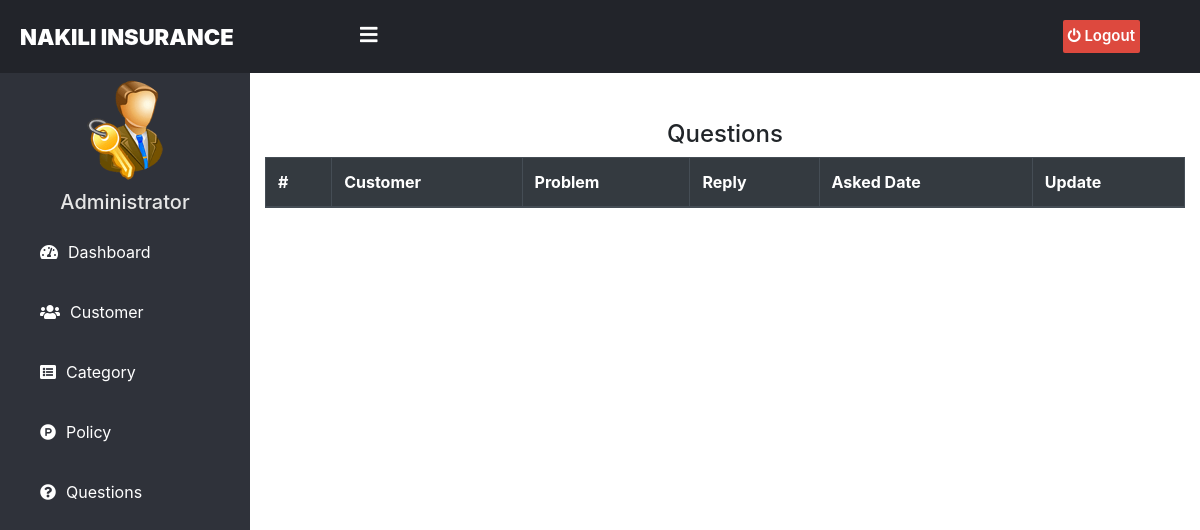
The page /admin-question on the database as committed earlier.
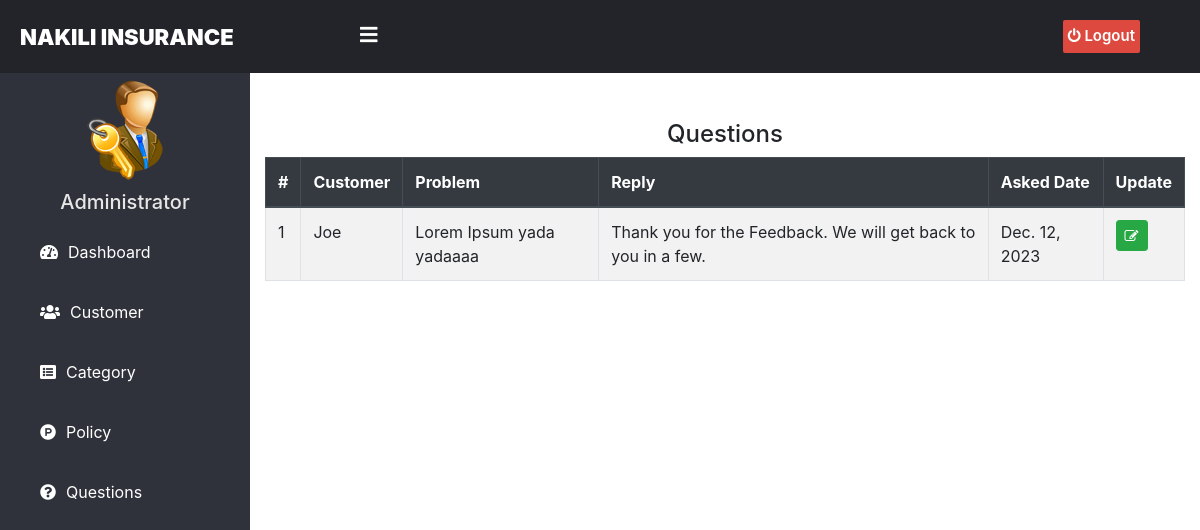
The same page on the database as committed later.
### insurance/models.py (models this page shows, shortened)
class Question(models.Model):
    customer= models.ForeignKey(Customer, on_delete=models.CASCADE)
    description =models.CharField(max_length=500)
    admin_comment=models.CharField(max_length=200,default='Nothing')
    asked_date =models.DateField(auto_now=True)

### customer/models.py (models this page shows, shortened)
class Customer(models.Model):
    user=models.OneToOneField(User,on_delete=models.CASCADE)
    profile_pic= models.ImageField(upload_to='profile_pic/Customer/',null=True,blank=True)
    address = models.CharField(max_length=40)
    mobile = models.CharField(max_length=20,null=False)
    def __str__(self):
        return self.user.first_name

### insurance/views.py (the view)
# urls.py: path('admin-question', views.admin_question_view,name='admin-question'),
def admin_question_view(request):
    questions = models.Question.objects.all()
    return render(request,'insurance/admin_question.html',{'questions':questions})

### templates/insurance/admin_question.html (shortened to what this page needs)
{% extends 'insurance/adminbase.html' %}
{% block content %}
{%load static%}
<head>
  <link href="http://netdna.bootstrapcdn.com/bootstrap/4.0.0-beta/css/bootstrap.min.css" rel="stylesheet">
    <link rel="stylesheet" href="https://maxcdn.bootstrapcdn.com/bootstrap/4.4.1/css/bootstrap.min.css">
    <link href="https://maxcdn.bootstrapcdn.com/font-awesome/4.3.0/css/font-awesome.min.css" rel="stylesheet">
</head>
<div class="container">
  <div class="panel panel-primary">
    <div class="panel-heading">
      <h4 class="text-center">Questions</h4>
    </div>
    <table class="table table-hover table-bordered table-striped" id="dev-table">
      <thead class="thead-dark">
        <tr>
            <th>#</th>
          <th>Customer</th>
          <th> Problem</th>
          <th> Reply</th>
          <th> Asked Date</th>
             <th>Update</th>
        </tr>
      </thead>
      {% for t in questions %}
      <tr>
        <td> {{ forloop.counter }}</td>
        <td> {{t.customer}}</td>
        <td> {{t.description}}</td>
        <td> {{t.admin_comment}}</td>
        <td> {{t.asked_date}}</td>
        <td><a class="btn btn-success btn-sm" href="{% url 'update-question' t.id  %}"><span class="fa fa-edit"></span></a></td>
      </tr>
      {% endfor %}
    </table>
  </div>
</div>
<br><br><br><br><br><br>
{% endblock content %}

Rows that differ between the two databases and show on the page:
added Question: customer "Joe", description "Lorem Ipsum yada yadaaaa", admin_comment "Thank you for the Feedback. We will get back to you in a few.", asked_date "Dec. 12, 2023"
